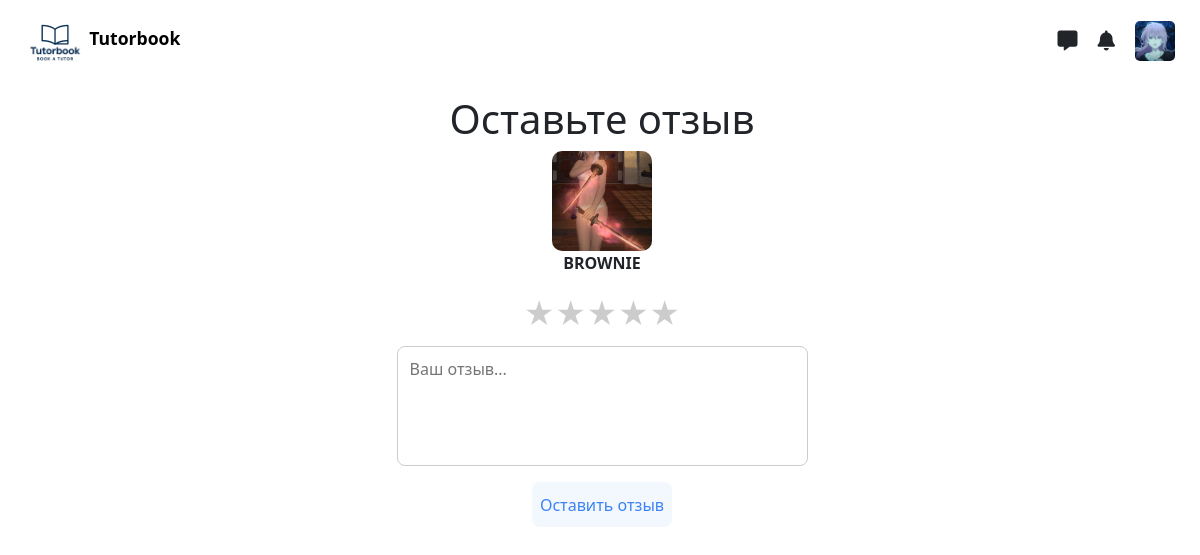
The page /student/review/4/ (signed in) on the database its author committed.
### student/models.py (models this page shows, shortened)
class Student(models.Model):
    user = models.OneToOneField(settings.AUTH_USER_MODEL, on_delete=models.CASCADE)
    avatar = models.ImageField(upload_to='static/images/avatars', default='static/images/avatar_threshold.png')

### teacher/models.py (models this page shows, shortened)
class Teacher(models.Model):
    user = models.OneToOneField(settings.AUTH_USER_MODEL, on_delete=models.CASCADE)
    bio = models.TextField()
    subject = models.ManyToManyField(Subject)
    price_per_hous = models.IntegerField()
    work_experience = models.IntegerField()
    avatar = models.ImageField(upload_to='avatars', default='avatar_threshold.png')
    education = models.CharField(max_length=255, verbose_name="Образование", blank=True)
    video_intro = models.URLField(blank=True, null=True)
    languages = models.CharField(max_length=255, blank=True, verbose_name="Языки преподавания")
    rating = models.FloatField(default=0.0, null=True, blank=True)
    review_count = models.PositiveIntegerField(default=0, null=True, blank=True)
    country_of_birth = CountryField(verbose_name="Страна рождения", blank=True, null=True)

### user/models.py (models this page shows, shortened)
class CustomUser(AbstractUser):
    STUDENT = 'student'
    TEACHER = 'teacher'
    ROLE_CHOICES = [
        (STUDENT, 'Студент'),
        (TEACHER, 'Учитель'),
    ]
    role = models.CharField(max_length=10, choices=ROLE_CHOICES, default=STUDENT)
    phone_number = models.CharField(max_length=20, unique=True, null=True, blank=True)

### student/views.py (the view)
# urls.py: path('review/<int:teacher_id>/', review_form, name='review-teacher')
def review_form(request, teacher_id):
    student = request.user.student
    teacher = get_object_or_404(Teacher, id=teacher_id)
    if request.method == 'POST':
        form = ReviewForm(request.POST)
        if form.is_valid():
            review = form.save(commit=False)
            review.teacher = teacher
            review.student = student
            review.save()
            return redirect('booking-list')
    else:
        form = ReviewForm()
    return render(request, 'student/review.html', {'form' : form, 'teacher' : teacher})

### student/forms.py
class ReviewForm(forms.ModelForm):
    class Meta:
        model = Review
        fields = ('rating', 'comment',)
        widgets = {
            'rating': forms.RadioSelect(attrs={'class': 'star-rating'}),
            'comment': forms.Textarea(attrs={'placeholder': 'Ваш отзыв...'}),
        }

### chat/context_processors.py (called while the page is built)
def dialogs_processor(request):
    if not request.user.is_authenticated:
        return {}
    dialogs = []
    try:
        student = Student.objects.get(user=request.user)
        dialogs = ChatRoom.objects.filter(student=student).order_by('-id')
    except Student.DoesNotExist:
        try:
            teacher = Teacher.objects.get(user=request.user)
            dialogs = ChatRoom.objects.filter(teacher=teacher).order_by('-id')
        except Teacher.DoesNotExist:
            dialogs = []
    return {'navbar_dialogs': dialogs}

### student/context_processors.py (called while the page is built)
def user_profile_context(request):
    student_profile = None
    teacher_profile = None
    if request.user.is_authenticated:
        try:
            student_profile = Student.objects.get(user=request.user)
        except Student.DoesNotExist:
            pass
        try:
            teacher_profile = Teacher.objects.get(user=request.user)
        except Teacher.DoesNotExist:
            pass
    return {
        'student_profile': student_profile,
        'teacher_profile': teacher_profile,
    }

### student/templates/student/review.html (shortened to what this page needs)
{% extends "base.html" %}
{% load static %}
{% block content %}
<div class='review-card'>
    <h1>Оставьте отзыв</h1>
    <div class='teacher-info'>
        <img src="{% static teacher.avatar.url %}" alt="">
        <p>{{teacher.user.username}}</p>
    </div>
    <form method='POST'>
        <div class="star-rating">
            {% for i in "54321" %}
                <label for="star{{ i }}">&#9733;</label>
            {% endfor %}
        </div>
        <div class=>
            {{ form.comment }}
        </div>
        <div class='button-position'>
            <button type='submit' class='review-button '>Оставить отзыв</button>
        </div>
    </form>
</div>
<link rel="stylesheet" href="{% static 'style/student/review.css' %}">
{% endblock content %}

### templates/base.html (shortened to what this page needs)
<!DOCTYPE html>
{% load static %}
<html lang="en">
<head>
    <link rel="stylesheet" href="{% static 'style/base.css' %}">
    <link rel="stylesheet" href="https://cdn.jsdelivr.net/npm/nouislider@15.7.0/dist/nouislider.min.css">
    <link href="https://cdn.jsdelivr.net/npm/bootstrap@5.0.2/dist/css/bootstrap.min.css" rel="stylesheet">
    <link rel="stylesheet" href="https://cdnjs.cloudflare.com/ajax/libs/font-awesome/6.5.0/css/all.min.css"/>
</head>
<body>
<div class="parent">
    <div class="header">
        <a href="{% url 'teachers-list' %}" class="logo_url">
            <img src="{% static 'images/logo/logo2.png' %}" alt="" class="logo_image">
            <span class='logo_name'>Tutorbook</span>
        </a>
        <div class='icons'>
            <i class="fa-solid fa-message" onclick='toggleMenuMess()'></i>
            <i class="fa-solid fa-bell" onclick='toggleMenuNot()'></i>
            {% if student_profile and student_profile.avatar %}
            <img src="{% static student_profile.avatar.url %}" alt="Student Avatar" class="navbar-avatar" onclick='toggleMenu()' id='avatar'>
            {% elif teacher_profile and teacher_profile.avatar %}
                <img src="{% static teacher_profile.avatar.url %}" alt="Teacher Avatar" class="navbar-avatar" onclick='toggleMenu()' id='avatar'>
            {% else %}
                <img src="{% static 'images/avatar_threshold.png' %}" alt="Default Avatar" class="navbar-avatar" onclick='toggleMenu()' id='avatar'>
            {% endif %}
        </div>
    </div>
    <div class="main">
        {% block content %}
        {% endblock content %}
    </div>
</div>
<link href="https://cdn.jsdelivr.net/npm/select2@4.1.0-rc.0/dist/css/select2.min.css" rel="stylesheet" />
</body>
</html>

### static/style/base.css (style rules this page uses)
.parent { display: grid; grid-template-columns: 250px 1fr; grid-template-rows: 80px 1fr; }
.header { display: flex; justify-content: space-between; grid-column: span 5 / span 5; grid-column-start: 1; grid-row-start: 1; padding-left: 1.25rem; align-items: center; padding-top: 0.60rem; margin: 5px; }
.header a { text-decoration: none; top: 5px; }
.logo_url { margin-bottom: 7px; }
.navbar-avatar { width: 40px; height: 40px; object-fit: cover; margin-right: 20px; margin-bottom: 8px; border-radius: 5px; }
.logo_image { max-width: 60px; }
.logo_name { font-size: 1.1rem; font-weight: 600; color: #000; }
.main { grid-column: span 4 / span 4; grid-row: span 4 / span 4; grid-row-start: 2; padding: 15px; margin-left: 4px; }
.icons { display: flex; gap: 20px; }
.icons i { font-size: 20px; margin-top: 10px; }

### static/style/student/review.css (style rules this page uses)
.review-card { display: flex; flex-direction: column; align-items: center; }
.star-rating { direction: rtl; unicode-bidi: bidi-override; display: inline-block; display: flex; justify-content: center; margin-bottom: 10px; }
.star-rating label { font-size: 30px; color: #ccc; cursor: pointer; transition: color 0.2s; }
.teacher-info { display: flex; flex-direction: column; align-items: center; }
.teacher-info img { width: 100px; border-radius: 10px; }
.teacher-info p { text-transform: uppercase; font-weight: 600; }
.review-button { background-color: #f3f7fe; color: #3b82f6; border: none; cursor: pointer; border-radius: 8px; width: 140px; height: 45px; transition: 0.3s; margin-bottom: 10px; }
.button-position { display: flex; justify-content: center; margin-top: 10px; }
textarea { width: 100%; max-width: 100%; height: 120px; resize: none; padding: 10px 12px; font-size: 16px; border: 1px solid #ccc; border-radius: 8px; box-shadow: none; outline: none; transition: border-color 0.2s; }

### rows shown on the page
Student: avatar (picture)
Teacher: avatar (picture), user.username "BROWNIE"
